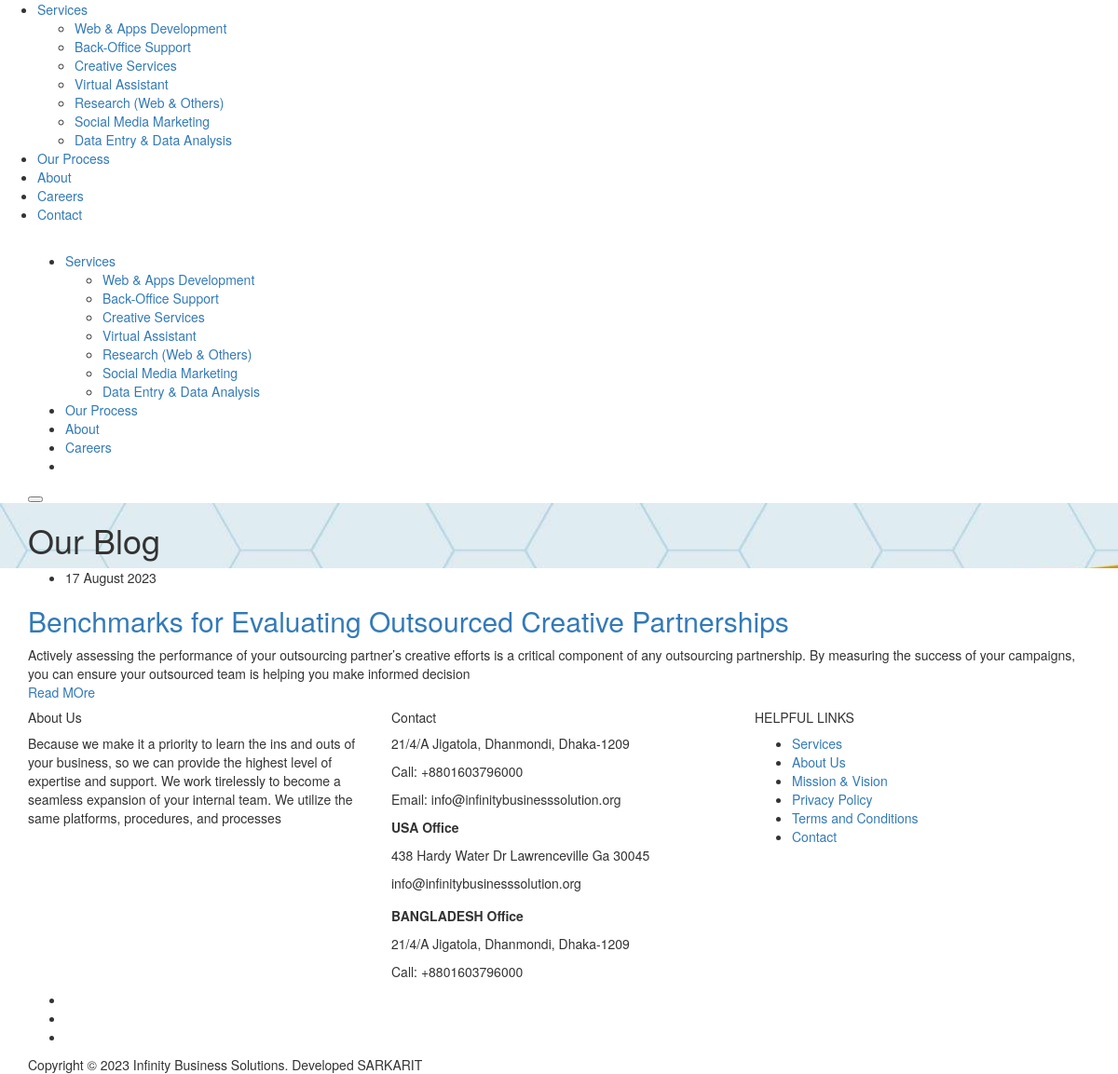
Screenshot of /blogList.php with the database file from the repository.
### tables this page shows
CREATE TABLE `services` (
  `id` int NOT NULL,
  `title` varchar(255) DEFAULT NULL,
  `photo` varchar(255) DEFAULT NULL,
  `service_color` varchar(255) DEFAULT NULL,
  `short_title` varchar(255) DEFAULT NULL,
  `description` text,
  `activity` int DEFAULT '1',
  `create_at` timestamp NULL DEFAULT CURRENT_TIMESTAMP,
  `update_date` varchar(255) DEFAULT NULL
);

CREATE TABLE `blog` (
  `id` int NOT NULL,
  `title` varchar(255) DEFAULT NULL,
  `name` varchar(255) DEFAULT NULL,
  `photo` varchar(255) DEFAULT NULL,
  `short_title` varchar(255) DEFAULT NULL,
  `description` text,
  `visitor` varchar(255) DEFAULT '0',
  `activity` int DEFAULT '1',
  `create_at` timestamp NULL DEFAULT CURRENT_TIMESTAMP,
  `update_at` varchar(255) DEFAULT NULL
);

CREATE TABLE `pages` (
  `id` int NOT NULL,
  `title` varchar(255) DEFAULT NULL,
  `description` text NOT NULL,
  `photo` varchar(255) DEFAULT NULL,
  `type` int NOT NULL DEFAULT '1',
  `activity` int DEFAULT '1',
  `create_at` timestamp NULL DEFAULT CURRENT_TIMESTAMP,
  `update_date` varchar(255) DEFAULT NULL
);

CREATE TABLE `website_setting` (
  `id` int NOT NULL,
  `name` varchar(255) NOT NULL,
  `admin` varchar(255) DEFAULT NULL,
  `url` varchar(255) NOT NULL,
  `mobile` varchar(255) DEFAULT NULL,
  `email` varchar(255) DEFAULT NULL,
  `address` varchar(255) DEFAULT NULL,
  `logo` varchar(255) DEFAULT NULL,
  `copyright` varchar(255) DEFAULT NULL,
  `facebook` varchar(255) DEFAULT NULL,
  `google` varchar(255) DEFAULT NULL,
  `twitter` varchar(255) DEFAULT NULL,
  `instgram` varchar(255) DEFAULT NULL,
  `linkedin` varchar(255) DEFAULT NULL,
  `update_at` varchar(255) DEFAULT NULL
);

### blogList.php (the view, shortened to what this page needs)
<!DOCTYPE html>
<html lang="en-US">
<?php include ("include/css_file.php"); ?>
	<body>
		<?php include ("include/header.php"); ?>
		<div class="page-head " style="background-image:url('images/all/blog_banner.jpg');">
			<div class="inner-desc">
				<div class="container">
					<h1 class="page-title">Our Blog</h1>
				</div>
			</div>
		</div>
		<div class="page-holder custom-page-template page-full fullscreen-page clearfix">
		<section class="blog-1col-list-left">
			<div class="container">
				<div class="row">
					<?php
					global $mysqli;
					$blogList = $mysqli->prepare("SELECT id, title, short_title, photo, name, create_at from blog WHERE activity = 1 ORDER BY id ASC");
					$blogList->execute();
					$blogList->bind_result($bid, $btitle, $bshort_title, $bphoto, $bname, $bcreate_at);
					$blogList->store_result();
						while ($blogList->fetch()) {
						$slug = preg_replace('/[^A-Za-z0-9\-]/', '', str_replace(' ', '-', $btitle));
						$dateFormate = date('j F Y', strtotime($bcreate_at));
					?>
					<div class="col-lg-12 posts-holder post-sidebar ">
						<article class="blog-item blog-item-1col-list">
							<div class="post-holder ">
								<div class="list-holder">
									<ul class="blog-date">
										<li class="meta-date"><?php echo $dateFormate; ?></li>
									</ul>
									<h2 class="blog-title"><a href="<?php echo $weburl; ?>blog/<?php echo $bid; ?>/<?php echo $slug; ?>"><?php echo $btitle; ?></a></h2>
									<div class="article-excerpt"><?php echo $bshort_title; ?></div>
									<div class="blog-button"><a href="<?php echo $weburl; ?>blog/<?php echo $bid; ?>/<?php echo $slug; ?>">Read MOre</a></div>
								</div>
							</div>
						</article>
					</div>
					<?php }$blogList->close();?>
				</div>
			</div>
		</section>
		</div>
	<?php include ("include/footer.php"); ?>
	</body>
</html>

### include/css_file.php (shortened to what this page needs)
<?php
global $mysqli;
$webSettings = $mysqli->prepare("SELECT id, url, logo, mobile, email, address, copyright, facebook, google, twitter, instgram, linkedin FROM website_setting WHERE id = 1");
$webSettings->execute();
$webSettings->store_result();
$webSettings->bind_result($id, $weburl, $webLogo, $webMobile, $webEmail, $webAddress, $webCopyright, $webFacebook, $webGoogle, $webTwitter, $webInstgram, $webLinkedin);
?><head>
<link rel='stylesheet' id='bootstrap-css'  href='<?php echo $weburl; ?>css/bootstrap/css/bootstrap.css' type='text/css' media='all' />
<link rel='stylesheet' id='font-awesome'  href='<?php echo $weburl; ?>css/fontawesome/css/all.min.css' type='text/css' media='all' />
<link rel='stylesheet' id='owl-carousel'  href='<?php echo $weburl; ?>js/owl-carousel/owl.carousel.css' type='text/css' media='all' />
<link rel='stylesheet' id='lawyers-style-css'  href='<?php echo $weburl; ?>style.css' type='text/css' media='all' />
</head>

### include/header.php (shortened to what this page needs)
<div class="mobile-menu-holder">
	<div class="modal-menu-container">
		<ul class="menu-mobile">
			<li class="menu-item menu-item-has-children">
				<a href="<?php echo $weburl; ?>">Services</a>
				<ul class="sub-menu">
					<?php
					global $mysqli;
					$servMenu = $mysqli->prepare("SELECT id, title from services WHERE activity	= 1 ORDER BY id ASC");
					$servMenu->execute();
					$servMenu->bind_result($sid, $sName);
					$servMenu->store_result();
						while ($servMenu->fetch()) {
						$slug = preg_replace('/[^A-Za-z0-9\-]/', '', str_replace(' ', '-', $sName));
					?>
						<li class="menu-item"><a href="<?php echo $weburl; ?>service/<?php echo $sid ?>/<?php echo $slug ?>"> <?php echo $sName; ?></a></li>
					<?php }$servMenu->close();?>
				</ul>
			</li>
			<li class="menu-item"><a href="<?php echo $weburl; ?>ourprocess">Our Process</a></li>
			<li class="menu-item"><a href="<?php echo $weburl; ?>about"> About</a></li>
			<li class="menu-item"><a href="<?php echo $weburl; ?>carrer"> Careers</a></li>
			<li class="menu-item"><a href="<?php echo $weburl; ?>contactus"> Contact</a></li>
		</ul>
	</div>
</div>
<header id="header-bar" class="header-1">
	<div class="container">
		<div class="header-wrap">
			<div class="logo logo-2"><a href="<?php echo $weburl; ?>"><img class="img-fluid" src="<?php echo $weburl; ?>public/upload/<?php echo $webLogo; ?>" alt=""></a></div>
			<div class="nav-holder nav-holder-1">
				<ul class="menu-nav  menu-nav-1">
				<li class="menu-item menu-item-has-children">
					<a href="#">Services</a>
					<ul class="sub-menu">
						<?php
						global $mysqli;
						$servMenu = $mysqli->prepare("SELECT id, title from services WHERE activity	= 1 ORDER BY id ASC");
						$servMenu->execute();
						$servMenu->bind_result($sid, $sName);
						$servMenu->store_result();
							while ($servMenu->fetch()) {
							$slug = preg_replace('/[^A-Za-z0-9\-]/', '', str_replace(' ', '-', $sName));
						?>
						<li class="menu-item"><a href="<?php echo $weburl; ?>service/<?php echo $sid ?>/<?php echo $slug ?>"> <?php echo $sName; ?></a></li>
						<?php }$servMenu->close();?>
					</ul>
				</li>
				<li class="menu-item"><a href="<?php echo $weburl; ?>ourprocess">Our Process</a></li>
				<li class="menu-item"><a href="<?php echo $weburl; ?>about">About</a></li>
				<li class="menu-item"><a href="<?php echo $weburl; ?>carrer">Careers</a></li>
				<li class="menu-item"><a class="component-wrap" style="color: #fff;" href="<?php echo $weburl; ?>contactus">Contact</a></li>
			</ul>
			</div>
			<div class="nav-button-holder"> <button type="button" class="nav-button"> <span class="icon-bar"></span> </button></div>
		</div>
	</div>
</header>

### include/footer.php (shortened to what this page needs)
<footer id="footer-v1">
	<div id="footer-conten" >
		<div class="container">
			<div class="row">
				<div class="col-lg-4" >
					<?php
					$query ="SELECT * FROM pages WHERE id = 20";
					$results = $mysqli->query($query);
					$footer = $results->fetch_assoc();
					?>
					<div class="foo-block">
						<h5 class="widgettitle" >About Us</h5>
						<div class="textwidget">
							<div class="textwidget">
								<p><?php echo $footer['description']; ?></p>
							</div>
						</div>
					</div>
				</div>
				<div class="col-lg-4">
					<div class="foo-block">
						<h5 class="widgettitle">Contact</h5>
						<div class="textwidget">
							<div class="textwidget">
								<p><?php echo $webAddress; ?></p>
								<p>Call: <?php echo $webMobile; ?></p>
								<p>Email: <?php echo $webEmail; ?></p>
								<p style="font-weight: bold; margin: 0 0 10px 0;">USA Office</p>
								<p style="margin: 0 0 10px 0;">438 Hardy Water Dr Lawrenceville Ga 30045</p>
								<p style="margin: 0 0 15px 0;">info@infinitybusinesssolution.org</p>
								<p style="font-weight: bold; margin: 0 0 10px 0;">BANGLADESH Office</p>
								<p style="margin: 0 0 10px 0;">21/4/A Jigatola, Dhanmondi, Dhaka-1209</p>
								<p style="margin: 0 0 10px 0;">Call: +8801603796000</p>
							</div>
						</div>
					</div>
				</div>
				<div class="col-lg-4">
					<div class="foo-block">
						<h5 class="widgettitle">HELPFUL LINKS</h5>
						<div class="textwidget custom-html-widget">
							<ul>
								<li> <a href="<?php echo $weburl; ?>allservice">Services</a></li>
								<li> <a href="<?php echo $weburl; ?>about">About Us</a></li>
								<li> <a href="<?php echo $weburl; ?>mission&vision">Mission & Vision</a></li>
								<li><a href="<?php echo $weburl; ?>privacy-policy">Privacy Policy</a></li>
								<li><a href="<?php echo $weburl; ?>terms-and-conditions">Terms and Conditions</a></li>
								<li><a href="<?php echo $weburl; ?>contactus">Contact</a></li>
							</ul>
						</div>
					</div>
				</div>
			</div>
			<ul class="footer-social alignc">
				<li><a class="social-facebook" href="<?php echo $webFacebook; ?>" target="_blank"><i class="fab fa-facebook-f"></i></a></li>
				<li><a class="social-twitter" href="<?php echo $webTwitter; ?>" target="_blank"><i class="fab fa-twitter"></i></a></li>
				<li><a class="social-linkedin" href="<?php echo $webLinkedin; ?>" target="_blank"><i class="fab fa-linkedin"></i></a></li>
			</ul>
			<div class="foo-copyright alignc">Copyright &copy; 2023 Infinity Business Solutions. Developed SARKARIT</div>
		</div>
	</div>
</footer>

### rows the page displays
services: title "Web & Apps Development"
services: title "Back-Office Support"
services: title "Creative Services"
services: title "Virtual Assistant"
services: title "Research (Web & Others)"
services: title "Social Media Marketing"
services: title "Data Entry & Data Analysis"
blog: create_at "17 August 2023", title "Benchmarks for Evaluating Outsourced Creative Partnerships", short_title "Actively assessing the performance of your outsourcing partner’s creative efforts is a critical component of any outsourcing partnership. By measuring the success of your campaigns, you can ensure your outsourced team is helping you make informed decision"
pages: description "Because we make it a priority to learn the ins and outs of your business, so we can provide the highest level of expertise and support. We work tirelessly to become a seamless expansion of your internal team. We utilize the same platforms, procedures, and processes"
website_setting: address "21/4/A Jigatola, Dhanmondi, Dhaka-1209", mobile "+8801603796000", email "info@infinitybusinesssolution.org"
